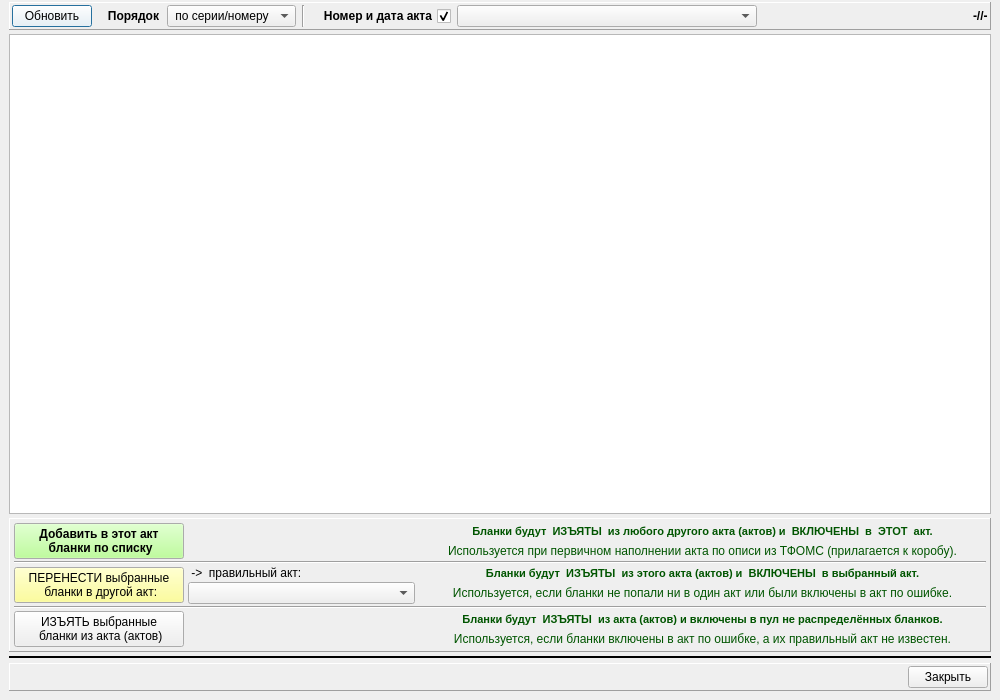
<?xml version="1.0" encoding="UTF-8"?>
<ui version="4.0">
 <class>act_pol2smo_wnd</class>
 <widget class="QDialog" name="act_pol2smo_wnd">
  <property name="geometry">
   <rect>
    <x>0</x>
    <y>0</y>
    <width>1000</width>
    <height>700</height>
   </rect>
  </property>
  <property name="minimumSize">
   <size>
    <width>1000</width>
    <height>700</height>
   </size>
  </property>
  <property name="windowTitle">
   <string>Данные акта (актов) передачи полисов на ПВП</string>
  </property>
  <layout class="QVBoxLayout" name="verticalLayout" stretch="0,0,0,0,0">
   <property name="spacing">
    <number>4</number>
   </property>
   <property name="leftMargin">
    <number>9</number>
   </property>
   <property name="topMargin">
    <number>2</number>
   </property>
   <property name="rightMargin">
    <number>9</number>
   </property>
   <property name="bottomMargin">
    <number>9</number>
   </property>
   <item>
    <widget class="QFrame" name="pan_up">
     <property name="frameShape">
      <enum>QFrame::Panel</enum>
     </property>
     <property name="frameShadow">
      <enum>QFrame::Raised</enum>
     </property>
     <layout class="QHBoxLayout" name="horizontalLayout">
      <property name="spacing">
       <number>6</number>
      </property>
      <property name="leftMargin">
       <number>2</number>
      </property>
      <property name="topMargin">
       <number>2</number>
      </property>
      <property name="rightMargin">
       <number>2</number>
      </property>
      <property name="bottomMargin">
       <number>2</number>
      </property>
      <item>
       <widget class="QPushButton" name="bn_refresh">
        <property name="palette">
         <palette>
          <active>
           <colorrole role="Button">
            <brush brushstyle="SolidPattern">
             <color alpha="255">
              <red>255</red>
              <green>255</green>
              <blue>255</blue>
             </color>
            </brush>
           </colorrole>
          </active>
          <inactive>
           <colorrole role="Button">
            <brush brushstyle="SolidPattern">
             <color alpha="255">
              <red>255</red>
              <green>255</green>
              <blue>255</blue>
             </color>
            </brush>
           </colorrole>
          </inactive>
          <disabled>
           <colorrole role="Button">
            <brush brushstyle="SolidPattern">
             <color alpha="255">
              <red>255</red>
              <green>255</green>
              <blue>255</blue>
             </color>
            </brush>
           </colorrole>
          </disabled>
         </palette>
        </property>
        <property name="text">
         <string>Обновить</string>
        </property>
        <property name="icon">
         <iconset resource="_inko_pol2_res.qrc">
          <normaloff>:/refresh.png</normaloff>:/refresh.png</iconset>
        </property>
        <property name="default">
         <bool>true</bool>
        </property>
       </widget>
      </item>
      <item>
       <widget class="QLabel" name="label">
        <property name="font">
         <font>
          <weight>75</weight>
          <bold>true</bold>
         </font>
        </property>
        <property name="text">
         <string>   Порядок</string>
        </property>
       </widget>
      </item>
      <item>
       <widget class="QComboBox" name="combo_order">
        <property name="minimumSize">
         <size>
          <width>120</width>
          <height>0</height>
         </size>
        </property>
        <property name="maxVisibleItems">
         <number>40</number>
        </property>
        <item>
         <property name="text">
          <string> по серии/номеру</string>
         </property>
        </item>
        <item>
         <property name="text">
          <string> по ЕНП</string>
         </property>
        </item>
       </widget>
      </item>
      <item>
       <widget class="Line" name="line_3">
        <property name="lineWidth">
         <number>1</number>
        </property>
        <property name="orientation">
         <enum>Qt::Vertical</enum>
        </property>
       </widget>
      </item>
      <item>
       <widget class="QCheckBox" name="ch_act">
        <property name="font">
         <font>
          <weight>75</weight>
          <bold>true</bold>
         </font>
        </property>
        <property name="layoutDirection">
         <enum>Qt::RightToLeft</enum>
        </property>
        <property name="text">
         <string>  Номер и дата акта</string>
        </property>
        <property name="checked">
         <bool>true</bool>
        </property>
       </widget>
      </item>
      <item>
       <widget class="QComboBox" name="combo_act">
        <property name="minimumSize">
         <size>
          <width>300</width>
          <height>0</height>
         </size>
        </property>
        <property name="maxVisibleItems">
         <number>40</number>
        </property>
       </widget>
      </item>
      <item>
       <spacer name="horizontalSpacer">
        <property name="orientation">
         <enum>Qt::Horizontal</enum>
        </property>
        <property name="sizeHint" stdset="0">
         <size>
          <width>40</width>
          <height>20</height>
         </size>
        </property>
       </spacer>
      </item>
      <item>
       <widget class="QLabel" name="lab_cnt">
        <property name="font">
         <font>
          <pointsize>9</pointsize>
          <weight>75</weight>
          <bold>true</bold>
         </font>
        </property>
        <property name="text">
         <string>-//-</string>
        </property>
       </widget>
      </item>
     </layout>
    </widget>
   </item>
   <item>
    <widget class="QTableView" name="tab_act_blanks">
     <property name="selectionBehavior">
      <enum>QAbstractItemView::SelectRows</enum>
     </property>
     <attribute name="horizontalHeaderMinimumSectionSize">
      <number>20</number>
     </attribute>
     <attribute name="verticalHeaderDefaultSectionSize">
      <number>20</number>
     </attribute>
     <attribute name="verticalHeaderMinimumSectionSize">
      <number>20</number>
     </attribute>
    </widget>
   </item>
   <item>
    <widget class="QFrame" name="pan_dn">
     <property name="frameShape">
      <enum>QFrame::Panel</enum>
     </property>
     <property name="frameShadow">
      <enum>QFrame::Raised</enum>
     </property>
     <layout class="QGridLayout" name="gridLayout" columnstretch="0,2,5">
      <property name="leftMargin">
       <number>4</number>
      </property>
      <property name="topMargin">
       <number>4</number>
      </property>
      <property name="rightMargin">
       <number>4</number>
      </property>
      <property name="bottomMargin">
       <number>4</number>
      </property>
      <property name="horizontalSpacing">
       <number>4</number>
      </property>
      <property name="verticalSpacing">
       <number>2</number>
      </property>
      <item row="0" column="0" rowspan="2">
       <widget class="QPushButton" name="bn_add_blanks">
        <property name="minimumSize">
         <size>
          <width>170</width>
          <height>0</height>
         </size>
        </property>
        <property name="palette">
         <palette>
          <active>
           <colorrole role="Button">
            <brush brushstyle="SolidPattern">
             <color alpha="255">
              <red>170</red>
              <green>255</green>
              <blue>127</blue>
             </color>
            </brush>
           </colorrole>
          </active>
          <inactive>
           <colorrole role="Button">
            <brush brushstyle="SolidPattern">
             <color alpha="255">
              <red>170</red>
              <green>255</green>
              <blue>127</blue>
             </color>
            </brush>
           </colorrole>
          </inactive>
          <disabled>
           <colorrole role="Button">
            <brush brushstyle="SolidPattern">
             <color alpha="255">
              <red>170</red>
              <green>255</green>
              <blue>127</blue>
             </color>
            </brush>
           </colorrole>
          </disabled>
         </palette>
        </property>
        <property name="font">
         <font>
          <weight>75</weight>
          <bold>true</bold>
         </font>
        </property>
        <property name="text">
         <string>Добавить в этот акт
 бланки по списку</string>
        </property>
       </widget>
      </item>
      <item row="0" column="2">
       <widget class="QLabel" name="label_7">
        <property name="palette">
         <palette>
          <active>
           <colorrole role="WindowText">
            <brush brushstyle="SolidPattern">
             <color alpha="255">
              <red>0</red>
              <green>85</green>
              <blue>0</blue>
             </color>
            </brush>
           </colorrole>
          </active>
          <inactive>
           <colorrole role="WindowText">
            <brush brushstyle="SolidPattern">
             <color alpha="255">
              <red>0</red>
              <green>85</green>
              <blue>0</blue>
             </color>
            </brush>
           </colorrole>
          </inactive>
          <disabled>
           <colorrole role="WindowText">
            <brush brushstyle="SolidPattern">
             <color alpha="255">
              <red>106</red>
              <green>104</green>
              <blue>100</blue>
             </color>
            </brush>
           </colorrole>
          </disabled>
         </palette>
        </property>
        <property name="font">
         <font>
          <pointsize>8</pointsize>
          <weight>75</weight>
          <bold>true</bold>
         </font>
        </property>
        <property name="text">
         <string>Бланки будут  ИЗЪЯТЫ  из любого другого акта (актов) и  ВКЛЮЧЕНЫ  в  ЭТОТ  акт.</string>
        </property>
        <property name="alignment">
         <set>Qt::AlignCenter</set>
        </property>
       </widget>
      </item>
      <item row="1" column="2">
       <widget class="QLabel" name="label_8">
        <property name="palette">
         <palette>
          <active>
           <colorrole role="WindowText">
            <brush brushstyle="SolidPattern">
             <color alpha="255">
              <red>0</red>
              <green>85</green>
              <blue>0</blue>
             </color>
            </brush>
           </colorrole>
          </active>
          <inactive>
           <colorrole role="WindowText">
            <brush brushstyle="SolidPattern">
             <color alpha="255">
              <red>0</red>
              <green>85</green>
              <blue>0</blue>
             </color>
            </brush>
           </colorrole>
          </inactive>
          <disabled>
           <colorrole role="WindowText">
            <brush brushstyle="SolidPattern">
             <color alpha="255">
              <red>106</red>
              <green>104</green>
              <blue>100</blue>
             </color>
            </brush>
           </colorrole>
          </disabled>
         </palette>
        </property>
        <property name="font">
         <font>
          <pointsize>9</pointsize>
          <weight>50</weight>
          <bold>false</bold>
         </font>
        </property>
        <property name="text">
         <string>Используется при первичном наполнении акта по описи из ТФОМС (прилагается к коробу).</string>
        </property>
        <property name="alignment">
         <set>Qt::AlignCenter</set>
        </property>
       </widget>
      </item>
      <item row="2" column="0" colspan="3">
       <widget class="Line" name="line_4">
        <property name="minimumSize">
         <size>
          <width>0</width>
          <height>2</height>
         </size>
        </property>
        <property name="orientation">
         <enum>Qt::Horizontal</enum>
        </property>
       </widget>
      </item>
      <item row="3" column="0" rowspan="2">
       <widget class="QPushButton" name="bn_move_blanks">
        <property name="minimumSize">
         <size>
          <width>170</width>
          <height>0</height>
         </size>
        </property>
        <property name="palette">
         <palette>
          <active>
           <colorrole role="Button">
            <brush brushstyle="SolidPattern">
             <color alpha="255">
              <red>255</red>
              <green>255</green>
              <blue>127</blue>
             </color>
            </brush>
           </colorrole>
          </active>
          <inactive>
           <colorrole role="Button">
            <brush brushstyle="SolidPattern">
             <color alpha="255">
              <red>255</red>
              <green>255</green>
              <blue>127</blue>
             </color>
            </brush>
           </colorrole>
          </inactive>
          <disabled>
           <colorrole role="Button">
            <brush brushstyle="SolidPattern">
             <color alpha="255">
              <red>255</red>
              <green>255</green>
              <blue>127</blue>
             </color>
            </brush>
           </colorrole>
          </disabled>
         </palette>
        </property>
        <property name="text">
         <string>ПЕРЕНЕСТИ выбранные
 бланки в другой акт:</string>
        </property>
       </widget>
      </item>
      <item row="3" column="1">
       <widget class="QLabel" name="label_3">
        <property name="text">
         <string> -&gt;  правильный акт:</string>
        </property>
       </widget>
      </item>
      <item row="3" column="2">
       <widget class="QLabel" name="label_2">
        <property name="palette">
         <palette>
          <active>
           <colorrole role="WindowText">
            <brush brushstyle="SolidPattern">
             <color alpha="255">
              <red>0</red>
              <green>85</green>
              <blue>0</blue>
             </color>
            </brush>
           </colorrole>
          </active>
          <inactive>
           <colorrole role="WindowText">
            <brush brushstyle="SolidPattern">
             <color alpha="255">
              <red>0</red>
              <green>85</green>
              <blue>0</blue>
             </color>
            </brush>
           </colorrole>
          </inactive>
          <disabled>
           <colorrole role="WindowText">
            <brush brushstyle="SolidPattern">
             <color alpha="255">
              <red>106</red>
              <green>104</green>
              <blue>100</blue>
             </color>
            </brush>
           </colorrole>
          </disabled>
         </palette>
        </property>
        <property name="font">
         <font>
          <pointsize>8</pointsize>
          <weight>75</weight>
          <bold>true</bold>
         </font>
        </property>
        <property name="text">
         <string>Бланки будут  ИЗЪЯТЫ  из этого акта (актов) и  ВКЛЮЧЕНЫ  в выбранный акт.</string>
        </property>
        <property name="alignment">
         <set>Qt::AlignCenter</set>
        </property>
       </widget>
      </item>
      <item row="4" column="1">
       <widget class="QComboBox" name="combo_move_act">
        <property name="maxVisibleItems">
         <number>40</number>
        </property>
       </widget>
      </item>
      <item row="4" column="2">
       <widget class="QLabel" name="label_4">
        <property name="palette">
         <palette>
          <active>
           <colorrole role="WindowText">
            <brush brushstyle="SolidPattern">
             <color alpha="255">
              <red>0</red>
              <green>85</green>
              <blue>0</blue>
             </color>
            </brush>
           </colorrole>
          </active>
          <inactive>
           <colorrole role="WindowText">
            <brush brushstyle="SolidPattern">
             <color alpha="255">
              <red>0</red>
              <green>85</green>
              <blue>0</blue>
             </color>
            </brush>
           </colorrole>
          </inactive>
          <disabled>
           <colorrole role="WindowText">
            <brush brushstyle="SolidPattern">
             <color alpha="255">
              <red>106</red>
              <green>104</green>
              <blue>100</blue>
             </color>
            </brush>
           </colorrole>
          </disabled>
         </palette>
        </property>
        <property name="font">
         <font>
          <pointsize>9</pointsize>
          <weight>50</weight>
          <bold>false</bold>
         </font>
        </property>
        <property name="text">
         <string>Используется, если бланки не попали ни в один акт или были включены в акт по ошибке.</string>
        </property>
        <property name="alignment">
         <set>Qt::AlignCenter</set>
        </property>
       </widget>
      </item>
      <item row="5" column="0" colspan="3">
       <widget class="Line" name="line_2">
        <property name="minimumSize">
         <size>
          <width>0</width>
          <height>2</height>
         </size>
        </property>
        <property name="orientation">
         <enum>Qt::Horizontal</enum>
        </property>
       </widget>
      </item>
      <item row="6" column="0" rowspan="2">
       <widget class="QPushButton" name="bn_remove_blanks">
        <property name="minimumSize">
         <size>
          <width>170</width>
          <height>0</height>
         </size>
        </property>
        <property name="text">
         <string>ИЗЪЯТЬ выбранные
 бланки из акта (актов)</string>
        </property>
       </widget>
      </item>
      <item row="6" column="2">
       <widget class="QLabel" name="label_5">
        <property name="palette">
         <palette>
          <active>
           <colorrole role="WindowText">
            <brush brushstyle="SolidPattern">
             <color alpha="255">
              <red>0</red>
              <green>85</green>
              <blue>0</blue>
             </color>
            </brush>
           </colorrole>
          </active>
          <inactive>
           <colorrole role="WindowText">
            <brush brushstyle="SolidPattern">
             <color alpha="255">
              <red>0</red>
              <green>85</green>
              <blue>0</blue>
             </color>
            </brush>
           </colorrole>
          </inactive>
          <disabled>
           <colorrole role="WindowText">
            <brush brushstyle="SolidPattern">
             <color alpha="255">
              <red>106</red>
              <green>104</green>
              <blue>100</blue>
             </color>
            </brush>
           </colorrole>
          </disabled>
         </palette>
        </property>
        <property name="font">
         <font>
          <pointsize>8</pointsize>
          <weight>75</weight>
          <bold>true</bold>
         </font>
        </property>
        <property name="text">
         <string>Бланки будут  ИЗЪЯТЫ  из акта (актов) и включены в пул не распределённых бланков.</string>
        </property>
        <property name="alignment">
         <set>Qt::AlignCenter</set>
        </property>
       </widget>
      </item>
      <item row="7" column="2">
       <widget class="QLabel" name="label_6">
        <property name="palette">
         <palette>
          <active>
           <colorrole role="WindowText">
            <brush brushstyle="SolidPattern">
             <color alpha="255">
              <red>0</red>
              <green>85</green>
              <blue>0</blue>
             </color>
            </brush>
           </colorrole>
          </active>
          <inactive>
           <colorrole role="WindowText">
            <brush brushstyle="SolidPattern">
             <color alpha="255">
              <red>0</red>
              <green>85</green>
              <blue>0</blue>
             </color>
            </brush>
           </colorrole>
          </inactive>
          <disabled>
           <colorrole role="WindowText">
            <brush brushstyle="SolidPattern">
             <color alpha="255">
              <red>106</red>
              <green>104</green>
              <blue>100</blue>
             </color>
            </brush>
           </colorrole>
          </disabled>
         </palette>
        </property>
        <property name="font">
         <font>
          <pointsize>9</pointsize>
          <weight>50</weight>
          <bold>false</bold>
         </font>
        </property>
        <property name="text">
         <string>Используется, если бланки включены в акт по ошибке, а их правильный акт не известен.</string>
        </property>
        <property name="alignment">
         <set>Qt::AlignCenter</set>
        </property>
       </widget>
      </item>
     </layout>
    </widget>
   </item>
   <item>
    <widget class="Line" name="line">
     <property name="frameShadow">
      <enum>QFrame::Plain</enum>
     </property>
     <property name="lineWidth">
      <number>2</number>
     </property>
     <property name="orientation">
      <enum>Qt::Horizontal</enum>
     </property>
    </widget>
   </item>
   <item>
    <widget class="QFrame" name="pan_close">
     <property name="frameShape">
      <enum>QFrame::Panel</enum>
     </property>
     <property name="frameShadow">
      <enum>QFrame::Raised</enum>
     </property>
     <layout class="QHBoxLayout" name="horizontalLayout_3">
      <property name="spacing">
       <number>2</number>
      </property>
      <property name="leftMargin">
       <number>2</number>
      </property>
      <property name="topMargin">
       <number>2</number>
      </property>
      <property name="rightMargin">
       <number>2</number>
      </property>
      <property name="bottomMargin">
       <number>2</number>
      </property>
      <item>
       <spacer name="horizontalSpacer_3">
        <property name="orientation">
         <enum>Qt::Horizontal</enum>
        </property>
        <property name="sizeHint" stdset="0">
         <size>
          <width>40</width>
          <height>20</height>
         </size>
        </property>
       </spacer>
      </item>
      <item>
       <widget class="QPushButton" name="bn_close">
        <property name="text">
         <string> Закрыть </string>
        </property>
       </widget>
      </item>
     </layout>
    </widget>
   </item>
  </layout>
 </widget>
 <resources>
  <include location="_inko_pol2_res.qrc"/>
 </resources>
 <connections/>
</ui>
